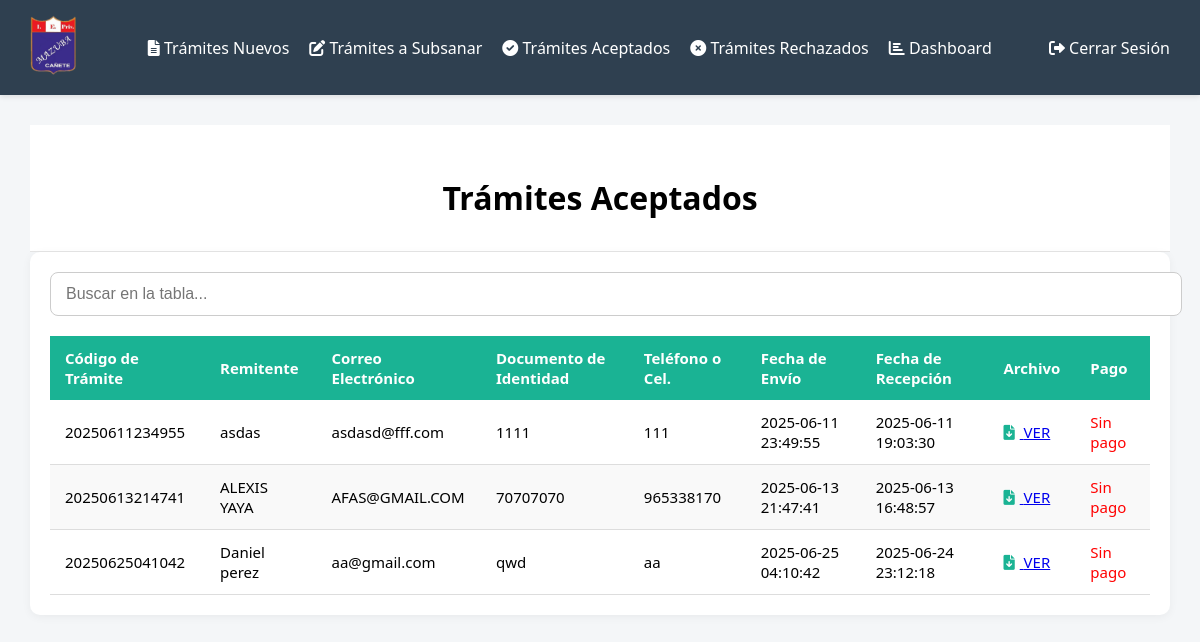
The page /SISTRAMITESNUEVO/view/Admin/tramiteAceptadosAdmin.php (signed in) on the database as committed earlier.
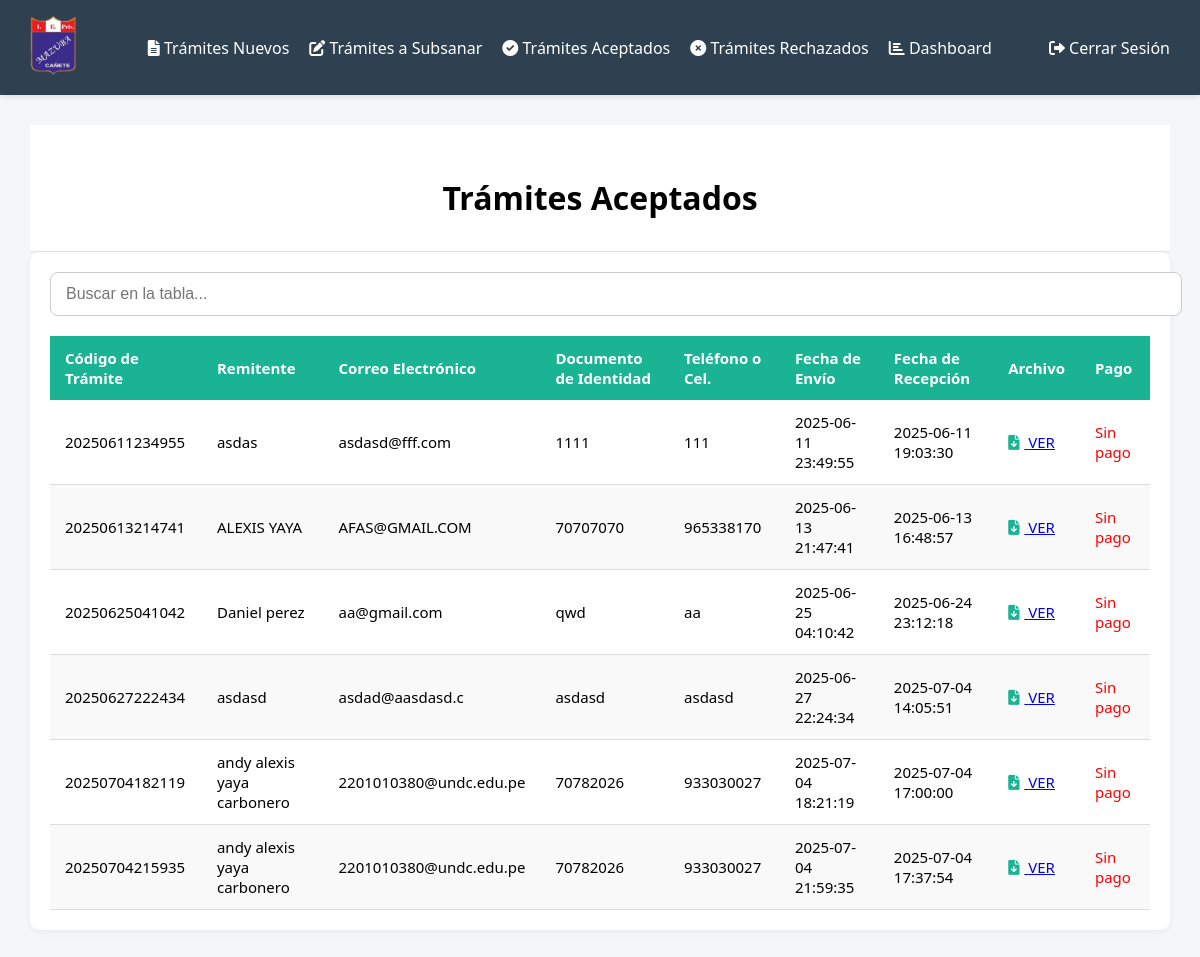
The same page on the database as committed later.
### tables this page shows
CREATE TABLE `tramites` (
  `id` int NOT NULL,
  `codigo_tramite` varchar(20) NOT NULL,
  `Remitente` varchar(100) NOT NULL,
  `email` varchar(100) NOT NULL,
  `documento_identidad` varchar(20) NOT NULL,
  `telefono` varchar(20) DEFAULT NULL,
  `fecha_envio` datetime NOT NULL,
  `fecha_recepcion` varchar(50) NOT NULL,
  `archivo` varchar(255) NOT NULL,
  `comprobante` varchar(255) DEFAULT NULL,
  `Estado` varchar(50) NOT NULL,
  `mensaje` text NOT NULL
);

### SISTRAMITESNUEVO/view/Admin/tramiteAceptadosAdmin.php (the view, shortened to what this page needs)
<!DOCTYPE html>
<html lang="en">
<head>
    <link rel="stylesheet" href="https://cdnjs.cloudflare.com/ajax/libs/font-awesome/6.0.0-beta3/css/all.min.css">
</head>
<body>
    <header>
        <div class="logo">
            <img src="../../logo.png" alt="">
        </div>
        <div class="itemsNav">
            <a href="../Admin/tramiteNuevosAdmin.php"><i class="fas fa-file-alt"></i> Trámites Nuevos</a>
            <a href="../Admin/tramiteSubsanarAdmin.php"><i class="fas fa-edit"></i> Trámites a Subsanar</a>
            <a href="#"><i class="fas fa-check-circle"></i> Trámites Aceptados</a>
            <a href="../Admin/tramiteRechazadosAdmin.php"><i class="fas fa-times-circle"></i> Trámites Rechazados</a>
            <a href="dashboardAdmin.php"><i class="fas fa-chart-bar"></i> Dashboard</a>
        </div>
        <div class="itemsPerfil">
            <a href="../../php/logout.php"><i class="fas fa-sign-out-alt"></i> Cerrar Sesión</a>
        </div>
    </header>
    <main>
        <div class="encabezado">
            <h1>Trámites Aceptados</h1>
        </div>
        <div class="dato">
            <input type="text" id="buscar" placeholder="Buscar en la tabla...">
            <div class="contenedorTable">
                <table>
                    <thead>
                        <tr>
                            <th>Código de Trámite</th>
                            <th>Remitente</th>
                            <th>Correo Electrónico</th>
                            <th>Documento de Identidad</th>
                            <th>Teléfono o Cel.</th>
                            <th>Fecha de Envío</th>
                            <th>Fecha de Recepción</th>
                            <th>Archivo</th>
                            <th>Pago</th>
                        </tr>
                    </thead>
                    <tbody id="tablaTramites">
                        <?php
                        $servername = "localhost";
                        $username = "root";
                        $password = "root";
                        $dbname = "sistemacolegio";
                        $conn = new mysqli($servername, $username, $password, $dbname);
                        $sql = "SELECT * FROM tramites WHERE Estado = 'Aceptado'";
                        $result = $conn->query($sql);
                        if ($result->num_rows > 0) {
                            while ($row = $result->fetch_assoc()) {
                                echo "<tr>";
                                echo "<td>" . htmlspecialchars($row['codigo_tramite']) . "</td>";
                                echo "<td>" . htmlspecialchars($row['Remitente']) . "</td>";
                                echo "<td>" . htmlspecialchars($row['email']) . "</td>";
                                echo "<td>" . htmlspecialchars($row['documento_identidad']) . "</td>";
                                echo "<td>" . htmlspecialchars($row['telefono']) . "</td>";
                                echo "<td>" . htmlspecialchars($row['fecha_envio']) . "</td>";
                                echo "<td>" . htmlspecialchars($row['fecha_recepcion']) . "</td>";
                                echo "<td><a href='../../pdf/" . htmlspecialchars($row['archivo']) . "' download class='download-link'><i class='fas fa-file-download' style='color: #1ab394; margin-right: 5px;'></i> VER</a></td>";
                                if (!empty($row['comprobante_pago'])) {
                                    echo "<td><a href='../../comprobantes/" . htmlspecialchars($row['comprobante_pago']) . "' target='_blank'><i class='fas fa-money-check-alt' style='color: #1ab394; margin-right: 5px;'></i> VER</a></td>";
                                } else {
                                    echo "<td><span style='color:red;'>Sin pago</span></td>";
                                }
                                echo "</tr>";
                            }
                        } else {
                            echo "<tr><td colspan='9'>No se encontraron trámites aceptados.</td></tr>";
                        }
                        ?>
                    </tbody>
                </table>
            </div>
        </div>
    </main>
</body>
</html>

Rows that differ between the two databases and show on the page:
now on this page (row edited): tramites: codigo_tramite "20250627222434", Remitente "asdasd", email "asdad@aasdasd.c", documento_identidad "asdasd", telefono "asdasd", fecha_envio "2025-06-27 22:24:34", fecha_recepcion "2025-07-04 14:05:51"
added tramites: codigo_tramite "20250704182119", Remitente "andy alexis yaya carbonero", email "2201010380@undc.edu.pe", documento_identidad "70782026", telefono "933030027", fecha_envio "2025-07-04 18:21:19", fecha_recepcion "2025-07-04 17:00:00"
added tramites: codigo_tramite "20250704215935", Remitente "andy alexis yaya carbonero", email "2201010380@undc.edu.pe", documento_identidad "70782026", telefono "933030027", fecha_envio "2025-07-04 21:59:35", fecha_recepcion "2025-07-04 17:37:54"
